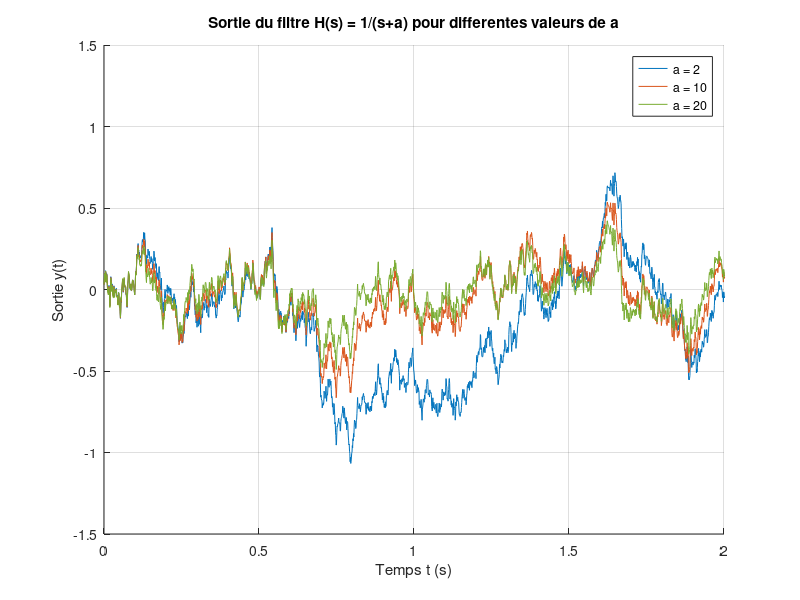

Write the MATLAB code that produced this figure.
%% Exercice 10 - Filtrage d'un bruit blanc par un filtre du premier ordre
% Enonce : generer la sortie du filtre H(s) = 1/(s+a), de reponse
% impulsionnelle h(t) = exp(-a*t)*u(t), pour a = 2, 10 et 20.
%
% Remarque sur le corrige propose :
%   - le cas a = 10 etait absent ;
%   - les noms de variables changeaient (K, x, Y, z, R) ;
%   - la reponse impulsionnelle etait tronquee a 100 echantillons, ce qui est
%     tres insuffisant pour a = 2 ;
%   - il manquait l'intervalle d'echantillonnage Ts. Pour approximer la
%     convolution continue, on calcule y(t) ~= Ts * sum h(k*Ts) x(t-k*Ts).
%
% Le bruit x est mis a l'echelle sqrt(Fs) pour representer un bruit blanc a
% bande limitee de densite spectrale de puissance unitaire. La sortie est donc
% directement comparable a la theorie (puissance ~ 1/(2a)).

clear; close all; clc;

rng(9);

Fs = 1000;                      % frequence d'echantillonnage (Hz)
Ts = 1 / Fs;
N = 8192;                       % nombre d'echantillons
t = (0:N-1) * Ts;               % axe temporel

x = sqrt(Fs) * randn(1, N);     % bruit blanc discret

a_list = [2 10 20];
couleurs = [0.00 0.45 0.74;     % bleu
            0.85 0.33 0.10;     % orange
            0.47 0.67 0.19];    % vert

figure;
hold on;
grid on;

for k = 1:numel(a_list)
    a = a_list(k);

    % Reponse impulsionnelle echantillonnee, tronquee a 8 constantes de temps.
    L = min(N, ceil(8 / (a*Ts)) + 1);
    th = (0:L-1) * Ts;
    h = exp(-a * th);           % heaviside(th) = 1 car th >= 0

    % Convolution continue approchee par une somme de Riemann.
    y = conv(x, h) * Ts;
    y = y(1:N);                 % on garde la meme base de temps que x

    plot(t, y, 'Color', couleurs(k,:));
end

xlabel('Temps t (s)');
ylabel('Sortie y(t)');
title('Sortie du filtre H(s) = 1/(s+a) pour differentes valeurs de a');
legend(arrayfun(@(a) sprintf('a = %g', a), a_list, ...
       'UniformOutput', false), 'Location', 'best');
xlim([0 min(2, t(end))]);
